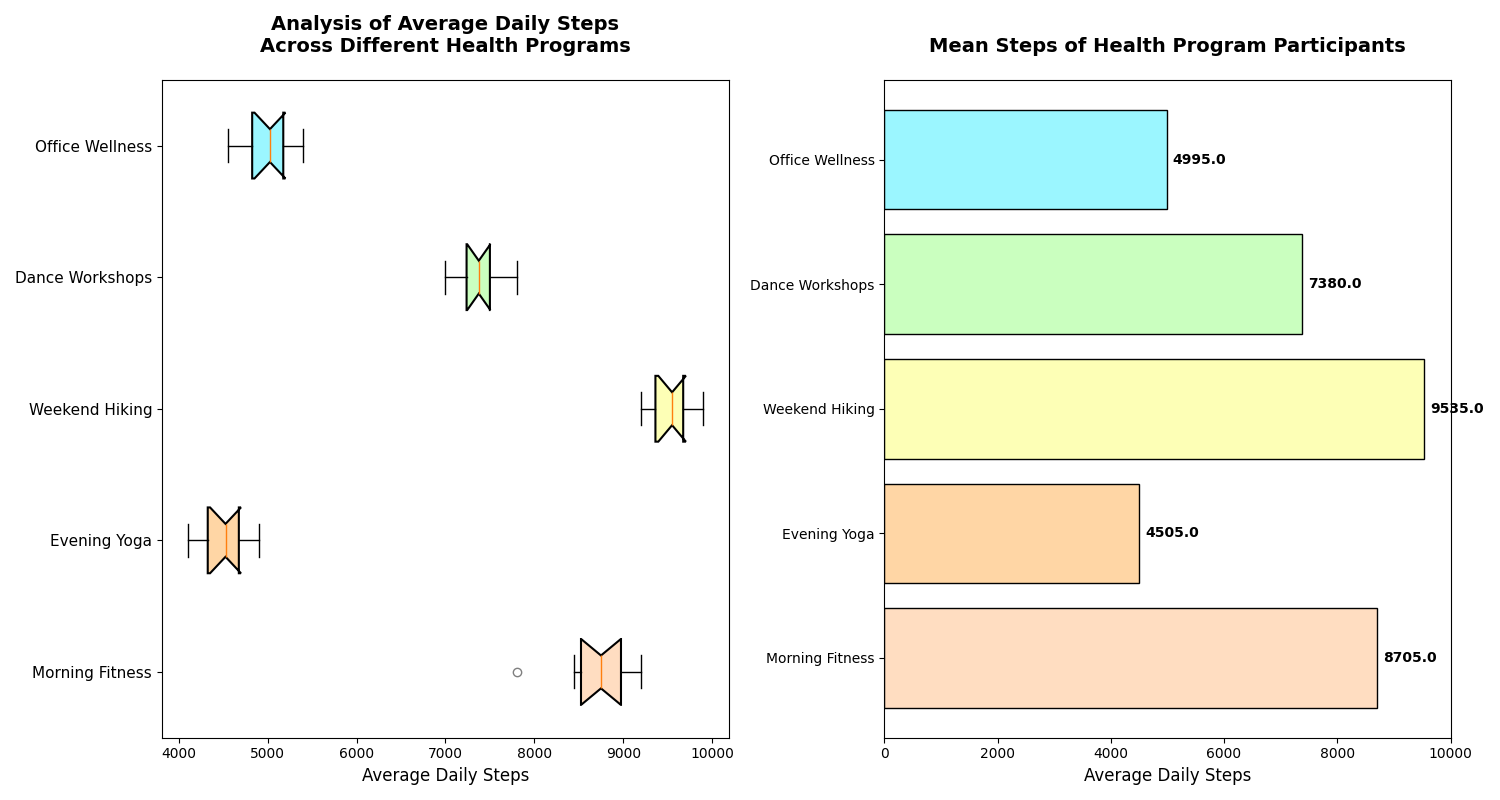

The script that drew this image:
import matplotlib.pyplot as plt
import numpy as np

# Backstory: Analyzing the Distribution of Average Daily Steps in Different Health Programs
# The study evaluates how different health programs impact the average daily steps of participants over a month.

# Define health programs and fictional data (average daily steps)
programs = ['Morning Fitness', 'Evening Yoga', 'Weekend Hiking', 'Dance Workshops', 'Office Wellness']
steps_data = [
    [8500, 8700, 7800, 9000, 8800, 8900, 8600, 9100, 9200, 8450],  # Morning Fitness
    [4500, 4200, 4100, 4600, 4700, 4900, 4300, 4800, 4400, 4550],  # Evening Yoga
    [9500, 9600, 9400, 9300, 9200, 9800, 9900, 9700, 9350, 9600],  # Weekend Hiking
    [7000, 7500, 7200, 7100, 7350, 7600, 7800, 7400, 7500, 7350],  # Dance Workshops
    [5000, 4800, 4700, 5100, 5200, 5400, 4550, 4900, 5050, 5250]   # Office Wellness
]

# Create the plot with multiple subplots
fig, axs = plt.subplots(1, 2, figsize=(15, 8))

# Box plot for the average daily steps
box = axs[0].boxplot(steps_data, vert=False, patch_artist=True, notch=True, whis=1.5)

# Define colors for each box
colors = ['#FFDDC1', '#FFD6A5', '#FDFFB6', '#CAFFBF', '#9BF6FF']
for patch, color in zip(box['boxes'], colors):
    patch.set_facecolor(color)
    patch.set_edgecolor('black')
    patch.set_linewidth(1.5)

# Customize outliers
for flier in box['fliers']:
    flier.set(marker='o', color='red', alpha=0.5)

# Customize plot elements
axs[0].set_yticklabels(programs, fontsize=11)
axs[0].set_xlabel('Average Daily Steps', fontsize=12)
axs[0].set_title('Analysis of Average Daily Steps\nAcross Different Health Programs', fontsize=14, fontweight='bold', pad=20)

# Bar plot showing the mean steps for each program
mean_steps = [np.mean(data) for data in steps_data]
axs[1].barh(programs, mean_steps, color=colors, edgecolor='black')

# Customize plot elements
axs[1].set_xlabel('Average Daily Steps', fontsize=12)
axs[1].set_title('Mean Steps of Health Program Participants', fontsize=14, fontweight='bold', pad=20)

# Show mean values on bar chart
for i, v in enumerate(mean_steps):
    axs[1].text(v + 100, i, f'{v:.1f}', color='black', va='center', fontweight='bold')

# Adjust layout
plt.tight_layout()

# Display the plot
plt.show()
